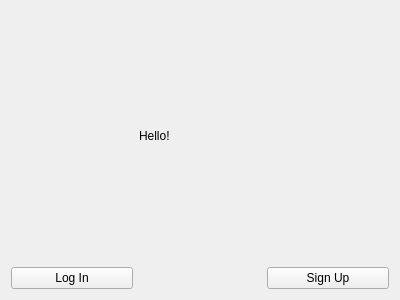
<?xml version="1.0" encoding="UTF-8"?>
<ui version="4.0">
 <class>HelloPage</class>
 <widget class="QWidget" name="HelloPage">
  <property name="geometry">
   <rect>
    <x>0</x>
    <y>0</y>
    <width>400</width>
    <height>300</height>
   </rect>
  </property>
  <property name="windowTitle">
   <string>Form</string>
  </property>
  <layout class="QGridLayout" name="gridLayout">
   <item row="0" column="1">
    <widget class="QLabel" name="label">
     <property name="text">
      <string>Hello!</string>
     </property>
    </widget>
   </item>
   <item row="1" column="0">
    <widget class="QPushButton" name="loginButton">
     <property name="text">
      <string>Log In</string>
     </property>
    </widget>
   </item>
   <item row="1" column="2">
    <widget class="QPushButton" name="signupButton">
     <property name="text">
      <string>Sign Up</string>
     </property>
    </widget>
   </item>
  </layout>
 </widget>
 <resources/>
 <connections/>
</ui>
